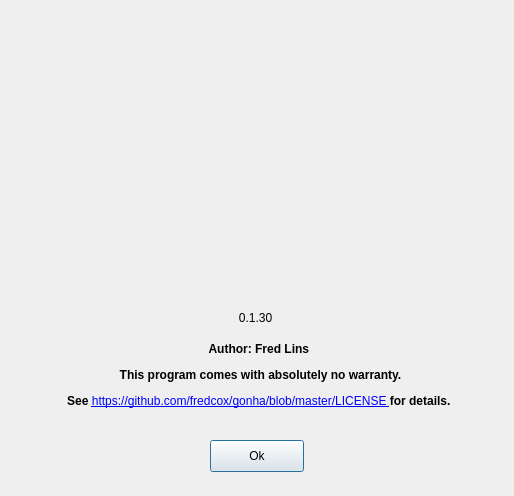
<?xml version="1.0" encoding="UTF-8"?>
<ui version="4.0">
 <class>aboutDialog</class>
 <widget class="QDialog" name="aboutDialog">
  <property name="geometry">
   <rect>
    <x>0</x>
    <y>0</y>
    <width>514</width>
    <height>496</height>
   </rect>
  </property>
  <property name="minimumSize">
   <size>
    <width>514</width>
    <height>496</height>
   </size>
  </property>
  <property name="maximumSize">
   <size>
    <width>514</width>
    <height>496</height>
   </size>
  </property>
  <property name="windowTitle">
   <string>Dialog</string>
  </property>
  <widget class="QLabel" name="logoLabel">
   <property name="geometry">
    <rect>
     <x>110</x>
     <y>0</y>
     <width>291</width>
     <height>311</height>
    </rect>
   </property>
   <property name="text">
    <string/>
   </property>
   <property name="pixmap">
    <pixmap>images/logo.png</pixmap>
   </property>
  </widget>
  <widget class="QPushButton" name="okPushButton">
   <property name="geometry">
    <rect>
     <x>210</x>
     <y>440</y>
     <width>94</width>
     <height>32</height>
    </rect>
   </property>
   <property name="text">
    <string>Ok</string>
   </property>
  </widget>
  <widget class="QLabel" name="versionLabel">
   <property name="geometry">
    <rect>
     <x>150</x>
     <y>310</y>
     <width>211</width>
     <height>16</height>
    </rect>
   </property>
   <property name="text">
    <string>0.1.30</string>
   </property>
   <property name="alignment">
    <set>Qt::AlignCenter</set>
   </property>
  </widget>
  <widget class="QLabel" name="authorLabel">
   <property name="geometry">
    <rect>
     <x>10</x>
     <y>330</y>
     <width>501</width>
     <height>91</height>
    </rect>
   </property>
   <property name="text">
    <string>&lt;html&gt;&lt;head/&gt;&lt;body&gt;&lt;p&gt;&lt;span style=&quot; font-weight:600;&quot;&gt;Author: Fred Lins &lt;/span&gt;&lt;/p&gt;&lt;p&gt;&lt;span style=&quot; font-weight:600;&quot;&gt;This program comes with absolutely no warranty.&lt;/span&gt;&lt;/p&gt;&lt;p&gt;&lt;span style=&quot; font-weight:600;&quot;&gt;See &lt;/span&gt;&lt;a href=&quot;https://github.com/fredcox/gonha/blob/master/LICENSE &quot;&gt;&lt;span style=&quot; text-decoration: underline; color:#0000ff;&quot;&gt;https://github.com/fredcox/gonha/blob/master/LICENSE &lt;/span&gt;&lt;/a&gt;&lt;span style=&quot; font-weight:600;&quot;&gt;for details. &lt;/span&gt;&lt;/p&gt;&lt;/body&gt;&lt;/html&gt;</string>
   </property>
   <property name="alignment">
    <set>Qt::AlignCenter</set>
   </property>
   <property name="openExternalLinks">
    <bool>true</bool>
   </property>
  </widget>
 </widget>
 <resources/>
 <connections/>
</ui>
